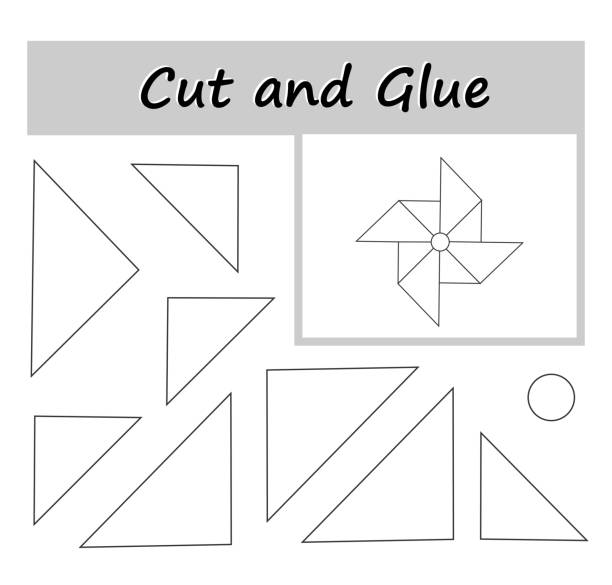
#> input picture paper_photo.jpg, 612 x 585 px
$ python digitaltype_to_handwrite.py
#> lines starting #> are read from the running program, lines starting #| are printed output that depends on the picture; after the words box and inside, x2 and y2 are one past the last pixel; in counts of white or black regions, pixels touching at a corner belong together
import cv2
import numpy as np

# Load image
img = cv2.imread("paper_photo.jpg")
#> img is the input picture: shape (585, 612, 3); min 0, max 255, mean 240.8

# Optional: convert to grayscale
gray = cv2.cvtColor(img, cv2.COLOR_BGR2GRAY)

# Preprocess: blur to reduce noise
gray_blur = cv2.GaussianBlur(gray, (5,5), 0)
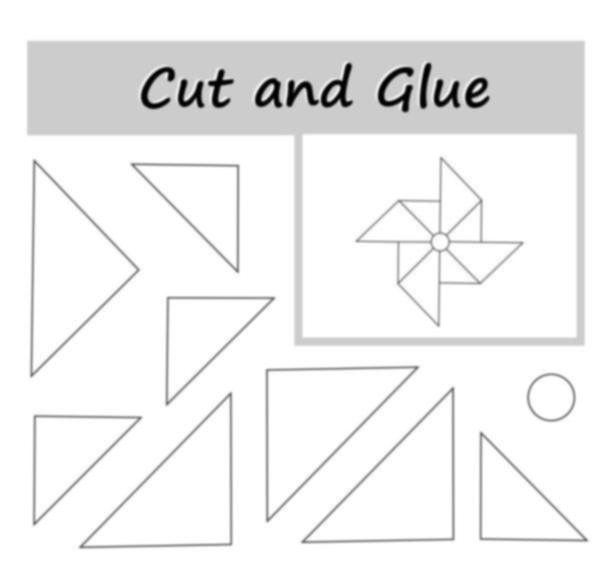
#> gray_blur: shape (585, 612); min 1, max 255, mean 240.8

# Detect edges for perspective correction
edges = cv2.Canny(gray_blur, 30, 100)  # Try different thresholds
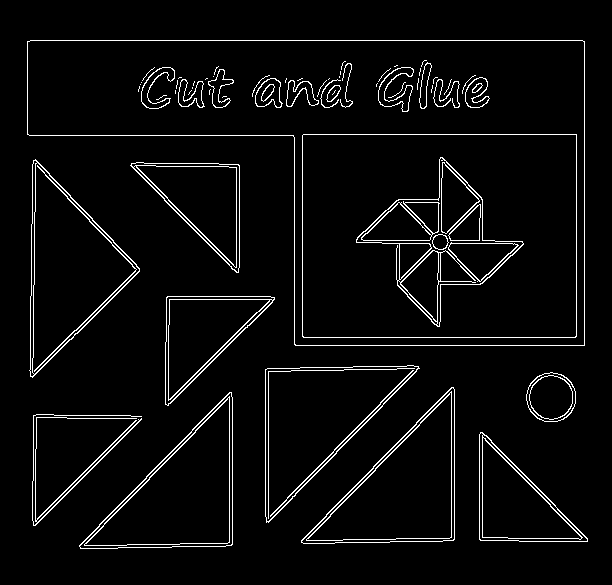
#> edges: shape (585, 612); 4.3% white in thin lines or dots, all inside (x1, y1, x2, y2) = (27, 40, 588, 549)

# Find contours
contours, _ = cv2.findContours(edges, cv2.RETR_LIST, cv2.CHAIN_APPROX_SIMPLE)
#> contours = 112 contours, 39 with area under 20; largest, box (x1, y1, x2, y2) and area: (27, 40, 585, 346) 113811, (27, 40, 585, 346) 113807, (302, 134, 577, 338) 55620, (302, 134, 577, 338) 55617, (29, 159, 140, 378) 12252

# Visualize all contours
contour_img = img.copy()
cv2.drawContours(contour_img, contours, -1, (0,255,0), 2)
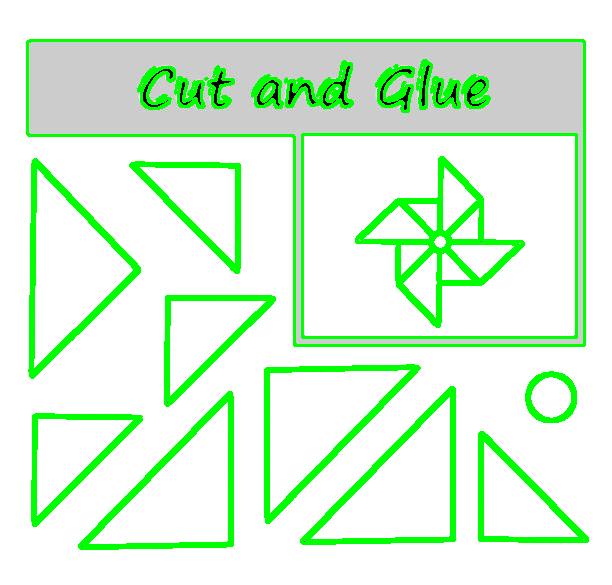
#> contour_img: shape (585, 612, 3); 12.17% of pixels changed, all inside (x1, y1, x2, y2) = (26, 39, 589, 550)
cv2.imwrite("contours.png", contour_img)
cv2.imshow("Contours", contour_img)
cv2.waitKey(0)
cv2.destroyAllWindows()

# Find largest contour (assuming it's the paper)
if contours:
    contours = sorted(contours, key=cv2.contourArea, reverse=True)
    paper_contour = contours[0]
#> paper_contour = contour of 14 points, box (x1, y1, x2, y2) (27, 40, 585, 346), area 113811

    # Try different epsilon values
    for eps in [0.01, 0.02, 0.03]:
        epsilon = eps * cv2.arcLength(paper_contour, True)
        approx = cv2.approxPolyDP(paper_contour, epsilon, True)
        print(f"With epsilon={eps}, approx corners: {len(approx)}")
        if len(approx) == 4:
            print("Found 4-corner contour!")
            pts = np.float32([point[0] for point in approx])
            # Put the corners in top-left, top-right, bottom-right, bottom-left order.
            ordered = np.zeros((4, 2), dtype="float32")
            sums = pts.sum(axis=1)
            diffs = np.diff(pts, axis=1).reshape(-1)
            ordered[0] = pts[np.argmin(sums)]
            ordered[2] = pts[np.argmax(sums)]
            ordered[1] = pts[np.argmin(diffs)]
            ordered[3] = pts[np.argmax(diffs)]
            pts = ordered
            width = max(np.linalg.norm(pts[0]-pts[1]), np.linalg.norm(pts[2]-pts[3]))
            height = max(np.linalg.norm(pts[1]-pts[2]), np.linalg.norm(pts[3]-pts[0]))
            dst = np.float32([[0,0],[width,0],[width,height],[0,height]])
            M = cv2.getPerspectiveTransform(pts, dst)
            warped = cv2.warpPerspective(img, M, (int(width), int(height)))
            cv2.imwrite("scanned_like.png", warped)
            cv2.imshow("Warped", warped)
            cv2.waitKey(0)
            cv2.destroyAllWindows()
            break
    else:
        print("No contour with four corners found for any epsilon.")
#> this loop made 3 passes
#| With epsilon=0.01, approx corners: 6
#| With epsilon=0.02, approx corners: 6
#| With epsilon=0.03, approx corners: 6
else:
    print("No contours found in image.")
